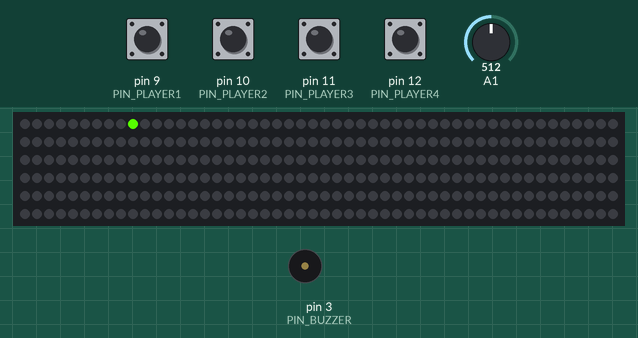
Bench run of a sketch on a simulated Arduino Uno, built with avr-gcc and run on an emulated ATmega328P. On the bench: 300 RGB LEDs in strip order, left to right, continuing on the next row, buzzer (waves = sounding). Inputs (shaded band) come from the test bench; at power-on: pin 9 (PIN_PLAYER1), pin 10 (PIN_PLAYER2), pin 11 (PIN_PLAYER3), pin 12 (PIN_PLAYER4) HIGH, A1 = 512. Dim RGB values are drawn brighter than linear.

Above: at 1.2 s.
1.3 s: pin 9 (PIN_PLAYER1) pulled LOW for 0.15 s
At 2.1 s:
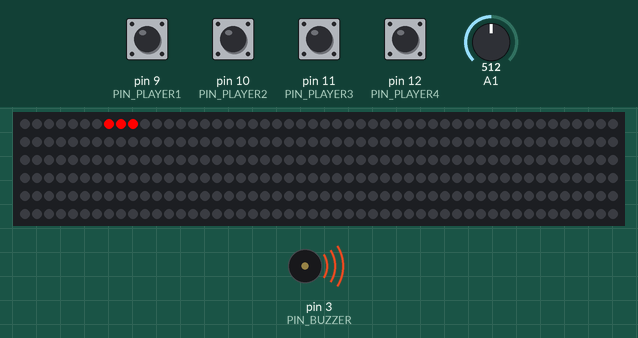
4.1 s: pin 10 (PIN_PLAYER2) pulled LOW for 1 s
At 4.31 s:
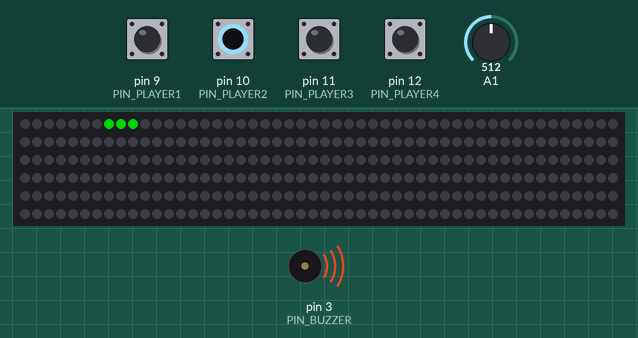
At 6.44 s:
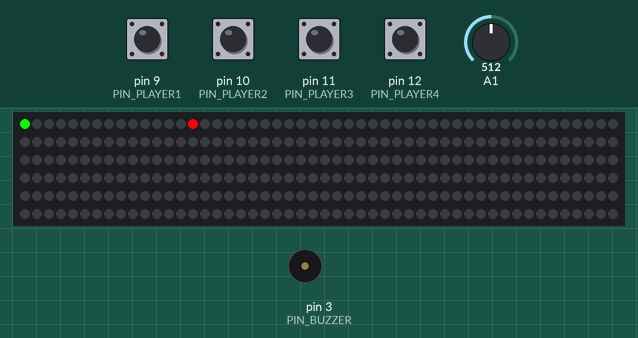
6.6 s: pin 11 (PIN_PLAYER3) pulled LOW for 0.15 s
8.3 s: pin 12 (PIN_PLAYER4) pulled LOW for 0.15 s
10.1 s: pin 9 (PIN_PLAYER1) pulled LOW for 1 s
14.1 s: pin 10 (PIN_PLAYER2) pulled LOW for 0.15 s
Timing chart, 0 to 16.7 s (numbered marks = the images above; inputs shaded):
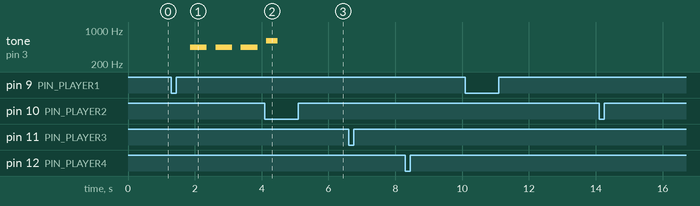

The sketch:

RACE2.ino
```cpp
#include <FastLED.h>

//Pins
#define PIN_LED_DATA 2

#define PIN_BUZZER 3

#define PIN_PLAYER1 9
#define PIN_PLAYER2 10
#define PIN_PLAYER3 11
#define PIN_PLAYER4 12

//Track
#define NUM_LEDS 300
#define NUM_LAPS 5

//Physics
#define ACEL 0.6
#define DRAG 0.04

//Player colors
#define C_PLAYER1 CRGB(0, 255, 0)
#define C_PLAYER2 CRGB(255, 0, 0)
#define C_PLAYER3 CRGB(0, 0, 255)
#define C_PLAYER4 CRGB(255, 255, 0)

#define BEEP_FREQUENCY 700
#define BEEP_DURATION 3

#define NOTE_G6  1568
#define NOTE_C7  2093
#define NOTE_E7  2637
#define NOTE_G7  3136

//Global Vars
CRGB leds[NUM_LEDS];

//Mario main theme melody
int melody[] = {
  NOTE_E7, NOTE_E7, 0, NOTE_E7,
  0, NOTE_C7, NOTE_E7, 0,
  NOTE_G7, 0, 0,  0,
  NOTE_G6, 0, 0, 0,
};
//Mario main them tempo
int tempo[] = {
  12, 12, 12, 12,
  12, 12, 12, 12,
  12, 12, 12, 12,
  12, 12, 12, 12,
};

void buzz(int targetPin, long frequency, long length) {
  long delayValue = 1000000 / frequency / 2; // calculate the delay value between transitions
  //// 1 second's worth of microseconds, divided by the frequency, then split in half since
  //// there are two phases to each cycle
  long numCycles = frequency * length / 1000; // calculate the number of cycles for proper timing
  //// multiply frequency, which is really cycles per second, by the number of seconds to
  //// get the total number of cycles to produce
  for (long i = 0; i < numCycles; i++) { // for the calculated length of time...
    digitalWrite(targetPin, HIGH); // write the buzzer pin high to push out the diaphram
    delayMicroseconds(delayValue); // wait for the calculated delay value
    digitalWrite(targetPin, LOW); // write the buzzer pin low to pull back the diaphram
    delayMicroseconds(delayValue); // wait again or the calculated delay value
  }
}

float p1_pos;
float p2_pos;
float p3_pos;
float p4_pos;
float p1_speed;
float p2_speed;
float p3_speed;
float p4_speed;

bool p1_btn_last = false;
bool p2_btn_last = false;
bool p3_btn_last = false;
bool p4_btn_last = false;

short beeping = 0;

void drawPlayer1() {
  for (unsigned short i = 0; i <= p1_pos / NUM_LEDS; i++) {
    leds[((unsigned int)p1_pos - i) % NUM_LEDS] = C_PLAYER1;
  }
}
void drawPlayer2() {
  for (unsigned short i = 0; i <= p2_pos / NUM_LEDS; i++) {
    leds[((unsigned int)p2_pos - i) % NUM_LEDS] = C_PLAYER2;
  }
}
void drawPlayer3() {
  for (unsigned short i = 0; i <= p3_pos / NUM_LEDS; i++) {
    leds[((unsigned int)p3_pos - i) % NUM_LEDS] = C_PLAYER3;
  }
}
void drawPlayer4() {
  for (unsigned short i = 0; i <= p4_pos / NUM_LEDS; i++) {
    leds[((unsigned int)p4_pos - i) % NUM_LEDS] = C_PLAYER4;
  }
}

void drawPlayers() {
  //change draw order in order to see players in same pos
  short currentMills = millis() % 1000; // 0 - 999
  if (currentMills < 250) {
    drawPlayer1();
    drawPlayer2();
    drawPlayer3();
    drawPlayer4();
  } else if (currentMills < 500) {
    drawPlayer2();
    drawPlayer3();
    drawPlayer4();
    drawPlayer1();
  } else if (currentMills < 750) {
    drawPlayer3();
    drawPlayer4();
    drawPlayer1();
    drawPlayer2();
  } else {
    drawPlayer4();
    drawPlayer1();
    drawPlayer2();
    drawPlayer3();
  }
}

void checkButtons() {
  //Check if debounce is going to be needed
  bool p1_btn = digitalRead(PIN_PLAYER1);
  bool p2_btn = digitalRead(PIN_PLAYER2);
  bool p3_btn = digitalRead(PIN_PLAYER3);
  bool p4_btn = digitalRead(PIN_PLAYER4);

  if (p1_btn_last == true && p1_btn == false) {
    p1_speed += ACEL;
  }
  if (p2_btn_last == true && p2_btn == false) {
    p2_speed += ACEL;
  }
  if (p3_btn_last == true && p3_btn == false) {
    p3_speed += ACEL;
  }
  if (p4_btn_last == true && p4_btn == false) {
    p4_speed += ACEL;
  }

  p1_btn_last = p1_btn;
  p2_btn_last = p2_btn;
  p3_btn_last = p3_btn;
  p4_btn_last = p4_btn;
}

void applyDrag() {
  p1_speed -= p1_speed * DRAG;
  p2_speed -= p2_speed * DRAG;
  p3_speed -= p3_speed * DRAG;
  p4_speed -= p4_speed * DRAG;
}

void calculatePositions() {
  int temp = (int)p1_pos % NUM_LEDS;
  p1_pos += p1_speed;
  if ((int)p1_pos%NUM_LEDS < temp)
    beep();
  temp = (int)p2_pos % NUM_LEDS;
  p2_pos += p2_speed;
  if ((int)p2_pos%NUM_LEDS < temp)
    beep();
  temp = (int)p3_pos % NUM_LEDS;
  p3_pos += p3_speed;
  if ((int)p3_pos%NUM_LEDS < temp)
    beep();
  temp = (int)p4_pos % NUM_LEDS;
  p4_pos += p4_speed;
  if ((int)p4_pos%NUM_LEDS < temp)
    beep();
}

bool inGame() {
  int max_dist = NUM_LAPS * NUM_LEDS;
  if (p1_pos >= max_dist || p2_pos >= max_dist || p3_pos >= max_dist || p4_pos >= max_dist) {
    return false;
  }
  return true;
}

void beep() {
  tone(PIN_BUZZER, BEEP_FREQUENCY);
  beeping = BEEP_DURATION;
}

void startRace() {
  p1_pos = 0;
  p1_speed = 0;
  p1_btn_last = true;
  p2_pos = 0;
  p2_speed = 0;
  p2_btn_last = true;
  p3_pos = 0;
  p3_speed = 0;
  p3_btn_last = true;
  p4_pos = 0;
  p4_speed = 0;
  p4_btn_last = true;
  beeping = 0;

  FastLED.clear();
  leds[7] = CRGB::Red;
  leds[8] = CRGB::Red;
  leds[9] = CRGB::Red;
  FastLED.show();
  delay(500);

  tone(PIN_BUZZER, 440, 500);
  delay(750);

  leds[9] = CRGB::Black;
  FastLED.show();
  tone(PIN_BUZZER, 440, 500);
  delay(750);

  leds[8] = CRGB::Black;
  FastLED.show();
  tone(PIN_BUZZER, 440, 500);
  delay(750);

  leds[7] = CRGB::Green;
  leds[8] = CRGB::Green;
  leds[9] = CRGB::Green;
  FastLED.show();
  tone(PIN_BUZZER, 600, 333);
  delay(333);
}

void winnerSound() {
 int size = sizeof(melody) / sizeof(int);
    for (int thisNote = 0; thisNote < size; thisNote++) {
      int noteDuration = 1000 / tempo[thisNote];

      buzz(PIN_BUZZER, melody[thisNote], noteDuration);
      //30% to separate the notes
      int pauseBetweenNotes = noteDuration * 1.30;
      delay(pauseBetweenNotes);

      // stop the tone playing aka noTone:
      buzz(PIN_BUZZER, 0, noteDuration);
    }
}

void showWinner() {
  unsigned int max_dist = NUM_LAPS * NUM_LEDS;
  if (p1_pos >= max_dist) {
    FastLED.clear();
    for (unsigned int i = 0; i < NUM_LEDS/15; i++) {
      leds[i] = C_PLAYER1;
    }
    FastLED.show();
    winnerSound();
  }
  if (p2_pos >= max_dist) {
    FastLED.clear();
    for (unsigned int i = 0; i < NUM_LEDS/15; i++) {
      leds[i] = C_PLAYER2;
    }
    FastLED.show();
    winnerSound();
  }
  if (p3_pos >= max_dist) {
    FastLED.clear();
    for (unsigned int i = 0; i < NUM_LEDS/15; i++) {
      leds[i] = C_PLAYER3;
    }
    FastLED.show();
    winnerSound();
  }
  if (p4_pos >= max_dist) {
    FastLED.clear();
    for (unsigned int i = 0; i < NUM_LEDS/15; i++) {
      leds[i] = C_PLAYER4;
    }
    FastLED.show();
    winnerSound();
  }
}

void standby(){
  //wait for all buttons to be pressed to reset the startRace
  int pos = 0;
  while (digitalRead(PIN_PLAYER1) && digitalRead(PIN_PLAYER2) && digitalRead(PIN_PLAYER3) && digitalRead(PIN_PLAYER4)) {
    delay(100);
    FastLED.clear();
    leds[pos++ % NUM_LEDS] = CRGB(millis() % 256, micros() % 256, (pos * analogRead(1)) % 256);
    FastLED.show();
  }
  FastLED.clear();
}

void setup() {
  FastLED.addLeds<NEOPIXEL, PIN_LED_DATA>(leds, NUM_LEDS);
  pinMode(PIN_PLAYER1, INPUT_PULLUP);
  pinMode(PIN_PLAYER2, INPUT_PULLUP);
  pinMode(PIN_PLAYER3, INPUT_PULLUP);
  pinMode(PIN_PLAYER4, INPUT_PULLUP);
  pinMode(PIN_BUZZER, OUTPUT);
}

void loop() {
  standby();
  startRace();
  while (inGame()) {
    checkButtons();
    applyDrag();
    calculatePositions();
    FastLED.clear();
    drawPlayers();
    if (beeping == 0) {
        noTone(PIN_BUZZER);
    }
    if (beeping > 0) {
      beeping--;
    } else {
      FastLED.show();
    }

    //small delay;
    delay(5);
  }
  noTone(PIN_BUZZER); //in case player won while beeping
  showWinner();
}
```

Measured:
- after the input at 1.3 s, tone on pin 3 (PIN_BUZZER): alternates 440 Hz for 0.50 s and silent for 0.26 s, starting after 0.56 s
